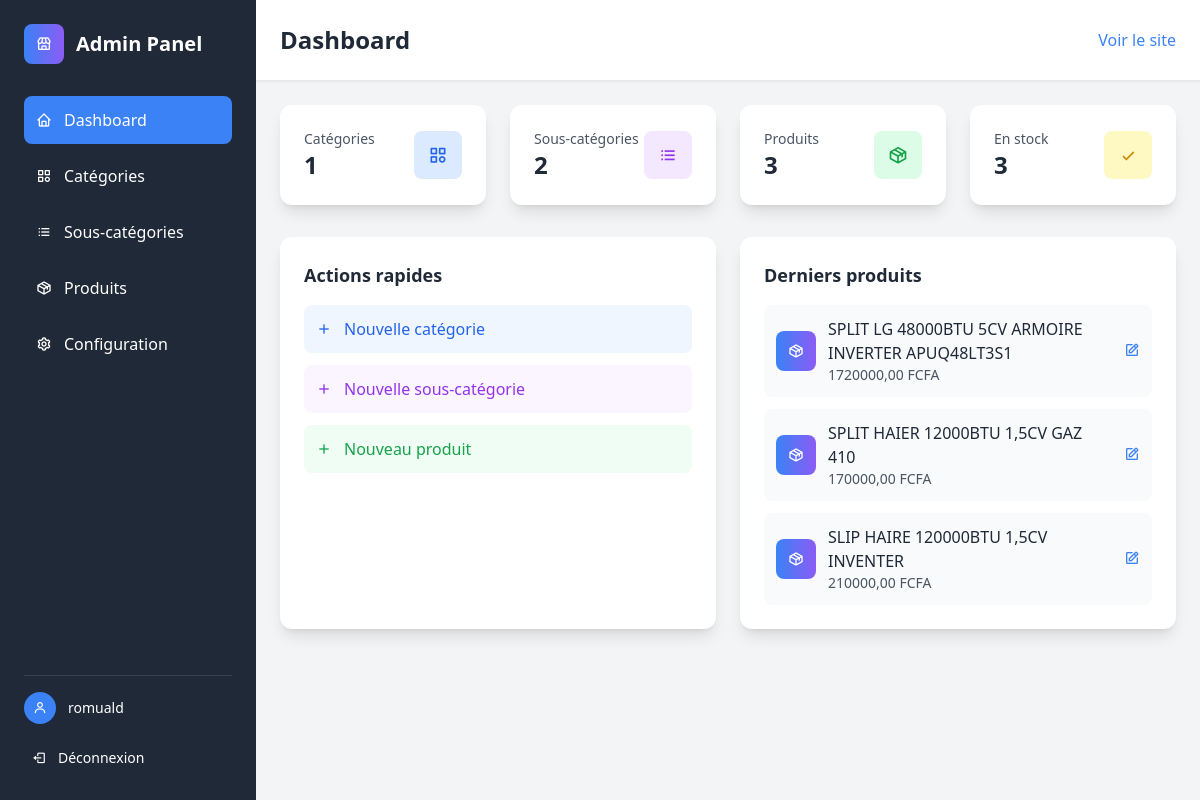
Page /admin-custom/dashboard/ (signed in) on the committed database.
### shop/models.py (models this page shows, shortened)
class Produit(models.Model):
    nom = models.CharField(max_length=200)
    description = models.TextField()
    prix = models.DecimalField(max_digits=10, decimal_places=2)
    image = models.ImageField(upload_to='produits/', blank=True, null=True)
    sous_categorie = models.ForeignKey(SousCategorie, on_delete=models.CASCADE, related_name='produits')
    en_stock = models.BooleanField(default=True)
    date_creation = models.DateTimeField(auto_now_add=True)
    class Meta:
        verbose_name = "Produit"
        verbose_name_plural = "Produits"
        ordering = ['-date_creation']

### shop/admin_views.py (the view)
# urls.py: path('admin-custom/dashboard/', admin_views.admin_dashboard, name='admin_dashboard'),
@user_passes_test(is_admin)
def admin_dashboard(request):
    stats = {
        'total_categories': Categorie.objects.count(),
        'total_sous_categories': SousCategorie.objects.count(),
        'total_produits': Produit.objects.count(),
        'produits_en_stock': Produit.objects.filter(en_stock=True).count(),
        'produits_rupture': Produit.objects.filter(en_stock=False).count(),
    }
    derniers_produits = Produit.objects.order_by('-date_creation')[:5]
    categories_stats = Categorie.objects.annotate(
        nb_produits=Count('sous_categories__produits')
    ).order_by('-nb_produits')[:5]
    context = {
        'stats': stats,
        'derniers_produits': derniers_produits,
        'categories_stats': categories_stats,
    }
    return render(request, 'admin/dashboard.html', context)

### shop/admin_views.py (called while the page is built)
def is_admin(user):
    return user.is_authenticated and user.is_staff

### shop/context_processors.py (called while the page is built)
def site_config(request):
    return {
        'site_config': ConfigurationSite.get_config()
    }

### shop/models.py (called while the page is built)
    @classmethod
    def get_config(cls):
        config, created = cls.objects.get_or_create(pk=1)
        return config

### shop/templates/admin/dashboard.html (shortened to what this page needs)
<!DOCTYPE html>
<html lang="fr">
<head>
    <script src="https://cdn.tailwindcss.com"></script>
    <link href='https://unpkg.com/boxicons@2.1.4/css/boxicons.min.css' rel='stylesheet'>
</head>
<body class="bg-gray-100">
    <div class="flex h-screen">
        <div class="bg-dark text-white w-64 flex-shrink-0">
            <div class="p-6">
                <div class="flex items-center space-x-3 mb-8">
                    <div class="w-10 h-10 bg-gradient-to-r from-primary to-secondary rounded-lg flex items-center justify-center">
                        <i class='bx bx-store text-white'></i>
                    </div>
                    <span class="text-xl font-bold">Admin Panel</span>
                </div>
                <nav class="space-y-2">
                    <a href="{% url 'admin_dashboard' %}" class="flex items-center space-x-3 p-3 rounded-lg bg-primary text-white">
                        <i class='bx bx-home'></i>
                        <span>Dashboard</span>
                    </a>
                    <a href="{% url 'admin_categories' %}" class="flex items-center space-x-3 p-3 rounded-lg hover:bg-gray-700 transition-colors">
                        <i class='bx bx-category'></i>
                        <span>Catégories</span>
                    </a>
                    <a href="{% url 'admin_sous_categories' %}" class="flex items-center space-x-3 p-3 rounded-lg hover:bg-gray-700 transition-colors">
                        <i class='bx bx-list-ul'></i>
                        <span>Sous-catégories</span>
                    </a>
                    <a href="{% url 'admin_produits' %}" class="flex items-center space-x-3 p-3 rounded-lg hover:bg-gray-700 transition-colors">
                        <i class='bx bx-package'></i>
                        <span>Produits</span>
                    </a>
                    <a href="{% url 'admin_site_config' %}" class="flex items-center space-x-3 p-3 rounded-lg hover:bg-gray-700 transition-colors">
                        <i class='bx bx-cog'></i>
                        <span>Configuration</span>
                    </a>
                </nav>
            </div>
            <div class="absolute bottom-0 w-64 p-6">
                <div class="border-t border-gray-700 pt-4">
                    <div class="flex items-center space-x-3 mb-4">
                        <div class="w-8 h-8 bg-primary rounded-full flex items-center justify-center">
                            <i class='bx bx-user text-white text-sm'></i>
                        </div>
                        <span class="text-sm">{{ user.username }}</span>
                    </div>
                    <a href="{% url 'admin_logout' %}" class="flex items-center space-x-3 p-2 rounded-lg hover:bg-gray-700 transition-colors text-sm">
                        <i class='bx bx-log-out'></i>
                        <span>Déconnexion</span>
                    </a>
                </div>
            </div>
        </div>
        <div class="flex-1 overflow-auto">
            <div class="bg-white shadow-sm border-b p-6">
                <div class="flex items-center justify-between">
                    <h1 class="text-2xl font-bold text-dark">Dashboard</h1>
                    <div class="flex items-center space-x-4">
                        <a href="{% url 'accueil' %}" target="_blank" class="text-primary hover:text-secondary transition-colors">
                            Voir le site
                        </a>
                    </div>
                </div>
            </div>
            <div class="p-6">
                <div class="grid grid-cols-1 md:grid-cols-2 lg:grid-cols-4 gap-6 mb-8">
                    <div class="bg-white rounded-xl shadow-lg p-6">
                        <div class="flex items-center justify-between">
                            <div>
                                <p class="text-gray-600 text-sm">Catégories</p>
                                <p class="text-2xl font-bold text-dark">{{ stats.total_categories }}</p>
                            </div>
                            <div class="w-12 h-12 bg-blue-100 rounded-lg flex items-center justify-center">
                                <i class='bx bx-category text-blue-600 text-xl'></i>
                            </div>
                        </div>
                    </div>
                    <div class="bg-white rounded-xl shadow-lg p-6">
                        <div class="flex items-center justify-between">
                            <div>
                                <p class="text-gray-600 text-sm">Sous-catégories</p>
                                <p class="text-2xl font-bold text-dark">{{ stats.total_sous_categories }}</p>
                            </div>
                            <div class="w-12 h-12 bg-purple-100 rounded-lg flex items-center justify-center">
                                <i class='bx bx-list-ul text-purple-600 text-xl'></i>
                            </div>
                        </div>
                    </div>
                    <div class="bg-white rounded-xl shadow-lg p-6">
                        <div class="flex items-center justify-between">
                            <div>
                                <p class="text-gray-600 text-sm">Produits</p>
                                <p class="text-2xl font-bold text-dark">{{ stats.total_produits }}</p>
                            </div>
                            <div class="w-12 h-12 bg-green-100 rounded-lg flex items-center justify-center">
                                <i class='bx bx-package text-green-600 text-xl'></i>
                            </div>
                        </div>
                    </div>
                    <div class="bg-white rounded-xl shadow-lg p-6">
                        <div class="flex items-center justify-between">
                            <div>
                                <p class="text-gray-600 text-sm">En stock</p>
                                <p class="text-2xl font-bold text-dark">{{ stats.produits_en_stock }}</p>
                            </div>
                            <div class="w-12 h-12 bg-yellow-100 rounded-lg flex items-center justify-center">
                                <i class='bx bx-check text-yellow-600 text-xl'></i>
                            </div>
                        </div>
                    </div>
                </div>
                <div class="grid grid-cols-1 lg:grid-cols-2 gap-6 mb-8">
                    <div class="bg-white rounded-xl shadow-lg p-6">
                        <h3 class="text-lg font-bold text-dark mb-4">Actions rapides</h3>
                        <div class="space-y-3">
                            <a href="{% url 'admin_categorie_create' %}" class="flex items-center space-x-3 p-3 bg-blue-50 rounded-lg hover:bg-blue-100 transition-colors">
                                <i class='bx bx-plus text-blue-600'></i>
                                <span class="text-blue-600 font-medium">Nouvelle catégorie</span>
                            </a>
                            <a href="{% url 'admin_sous_categorie_create' %}" class="flex items-center space-x-3 p-3 bg-purple-50 rounded-lg hover:bg-purple-100 transition-colors">
                                <i class='bx bx-plus text-purple-600'></i>
                                <span class="text-purple-600 font-medium">Nouvelle sous-catégorie</span>
                            </a>
                            <a href="{% url 'admin_produit_create' %}" class="flex items-center space-x-3 p-3 bg-green-50 rounded-lg hover:bg-green-100 transition-colors">
                                <i class='bx bx-plus text-green-600'></i>
                                <span class="text-green-600 font-medium">Nouveau produit</span>
                            </a>
                        </div>
                    </div>
                    <div class="bg-white rounded-xl shadow-lg p-6">
                        <h3 class="text-lg font-bold text-dark mb-4">Derniers produits</h3>
                        <div class="space-y-3">
                            {% for produit in derniers_produits %}
                            <div class="flex items-center space-x-3 p-3 bg-gray-50 rounded-lg">
                                <div class="w-10 h-10 bg-gradient-to-r from-primary to-secondary rounded-lg flex items-center justify-center">
                                    <i class='bx bx-package text-white'></i>
                                </div>
                                <div class="flex-1">
                                    <p class="font-medium text-dark">{{ produit.nom }}</p>
                                    <p class="text-sm text-gray-600">{{ produit.prix }} FCFA</p>
                                </div>
                                <a href="{% url 'admin_produit_edit' produit.pk %}" class="text-primary hover:text-secondary">
                                    <i class='bx bx-edit'></i>
                                </a>
                            </div>
                            {% endfor %}
                        </div>
                    </div>
                </div>
            </div>
        </div>
    </div>
</body>
</html>

### rows in the picture
Produit: nom "SPLIT LG 48000BTU 5CV ARMOIRE INVERTER APUQ48LT3S1", prix "1720000,00"
Produit: nom "SPLIT HAIER 12000BTU 1,5CV GAZ 410", prix "170000,00"
Produit: nom "SLIP HAIRE 120000BTU 1,5CV INVENTER", prix "210000,00"

### other values in the picture
{{ user.username }} "romuald"
{{ stats.total_categories }} "1"
{{ stats.total_sous_categories }} "2"
{{ stats.total_produits }} "3"
{{ stats.produits_en_stock }} "3"
